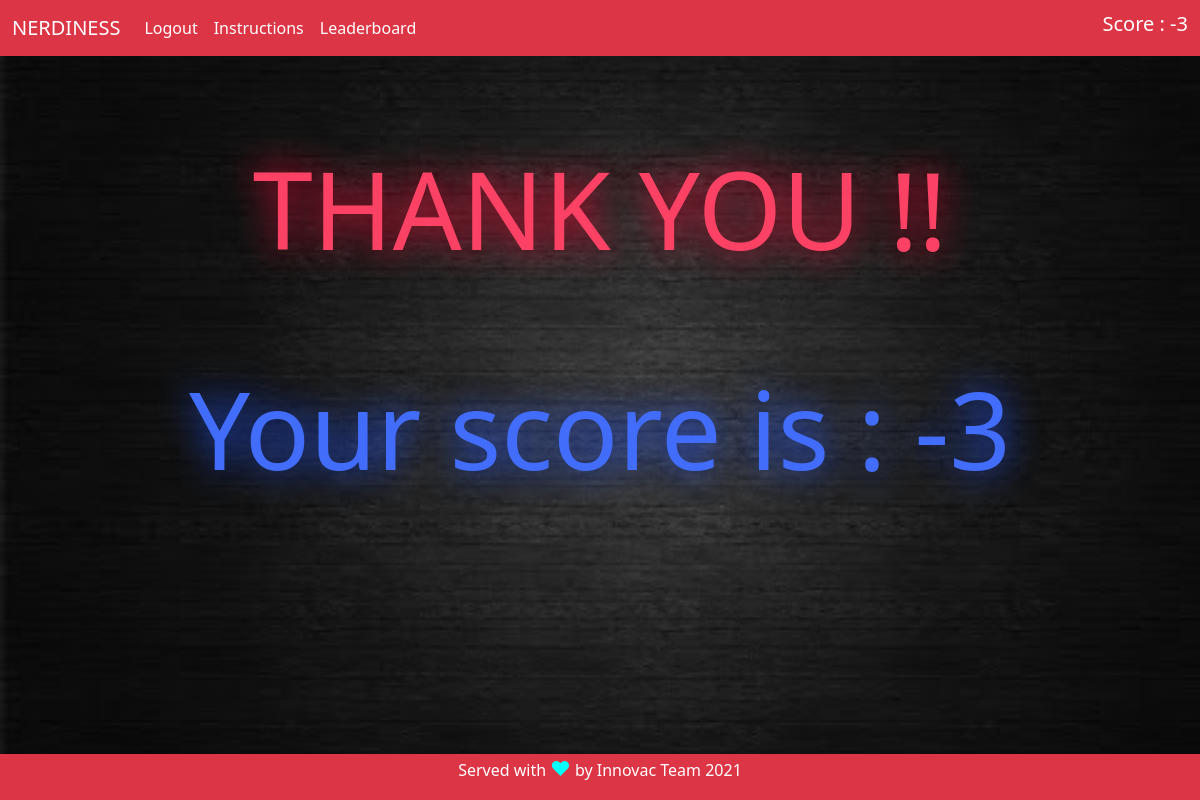
The app's page /results (signed in), older data.
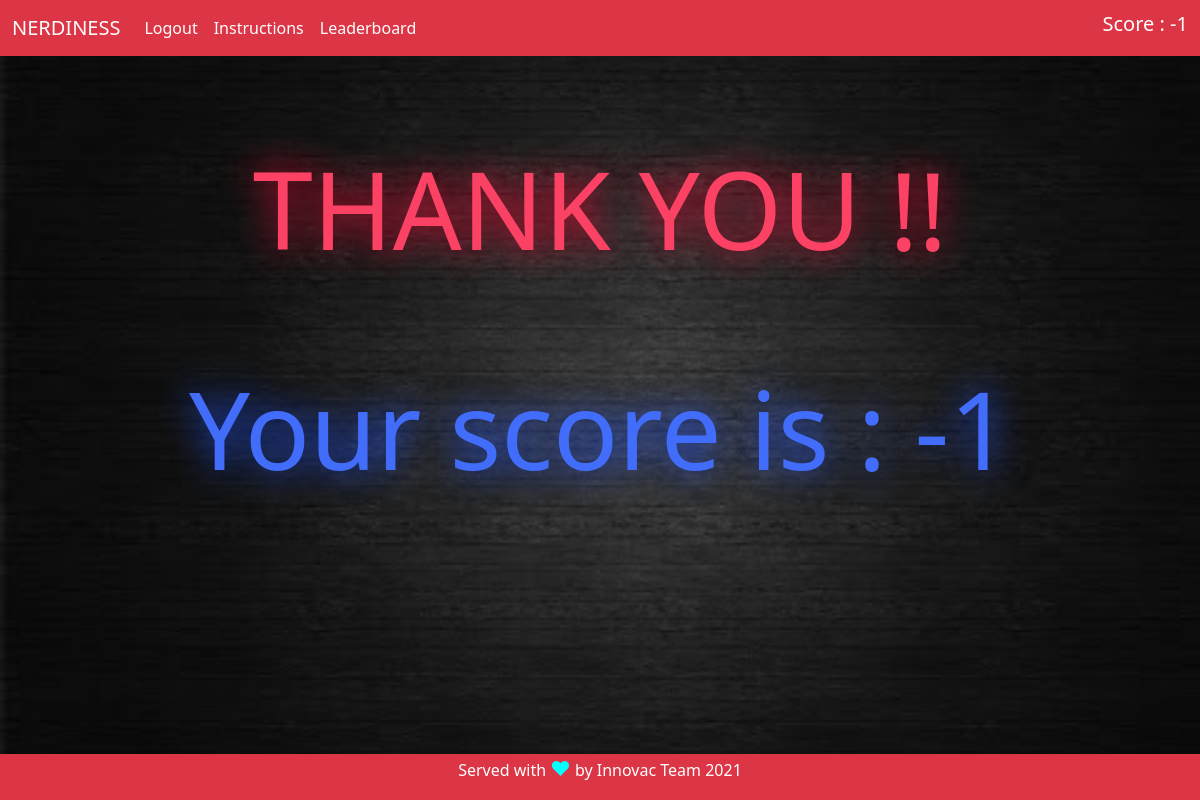
The same page, newer data.
### quiz/models.py (models this page shows, shortened)
class User(db.Model, UserMixin):
    id = db.Column(db.Integer, primary_key = True)
    roll = db.Column(db.String(64), unique=True, index=True)
    username = db.Column(db.String(64), unique=True, index=True)
    password_hash = db.Column(db.String(128))
    q_level = db.Column(db.Integer, default=0)
    points = db.Column(db.Integer, default=20)

### quiz/views.py (the view)
@app.route('/results', methods=['GET','POST'])
@login_required
def results():
    return render_template('results.html')

### quiz/models.py (called while the page is built)
@login_manager.user_loader
def load_user(user_id):
    return User.query.get(user_id)

### quiz/templates/results.html (shortened to what this page needs)
{% extends "base.html" %}
{% block content %}
  <div class="container text-center">
    <h2><div class="neon" style="margin-top:8%">THANK YOU !!</div></h2>
    <h2><div class="flux" style="margin-top:10%">Your score is : {{ current_user.points }}</div></h2>
  </div>
{% endblock %}

### quiz/templates/base.html (shortened to what this page needs)
<!DOCTYPE html>
<html lang="en" dir="ltr">
  <head>
    <link href="https://cdn.jsdelivr.net/npm/bootstrap@5.0.0-beta3/dist/css/bootstrap.min.css" rel="stylesheet">
    <link rel="stylesheet" href="{{ url_for('static', filename='style.css') }}">
  </head>
  <body background="{{ url_for('static', filename='dark-bg.jpg') }}">
    <nav class="navbar navbar-expand-lg navbar-dark bg-danger">
      <div class="container-fluid">
        <a class="navbar-brand" href="{{ url_for('index') }}">NERDINESS</a>
        <div class="collapse navbar-collapse" id="navbarSupportedContent">
          <ul class="navbar-nav me-auto mb-2 mb-lg-0">
            {% if current_user.is_authenticated %}
            <li class="nav-item">
              <a class="nav-link active" aria-current="page" href="{{ url_for('logout') }}">Logout</a>
            </li>
            {% endif %}
            <li class="nav-item">
              <a class="nav-link active" aria-current="page" href="{{ url_for('instructions') }}">Instructions</a>
            </li>
            <li class="nav-item">
              <a class="nav-link active" aria-current="page" href="{{ url_for('leaderboard') }}">Leaderboard</a>
            </li>
          </ul>
          {% if current_user.is_authenticated %}
            <h5 class="text-white">Score : {{current_user.points}}</h5>
          {% endif %}
        </div>
      </div>
    </nav>
    <div class="content text-white">
      {% block content %}
     {% endblock %}
    </div>
    <footer class="footer text-center bg-danger text-white">
        <span>Served with <span style="font-size:125%;color:cyan;">&hearts;</span> by Innovac Team 2021</p></span>
    </footer>
  </body>
</html>

### quiz/static/style.css (style rules this page uses)
html, body { height: 100%; -webkit-background-size: cover; -moz-background-size: cover; -o-background-size: cover; background-size: cover; background-attachment: fixed; }
body { display: flex; flex-direction: column; }
.content { flex: 1 0 auto; padding: 10px; }
.footer { flex-shrink: 0; padding: 0px; }

### quiz/templates/results.html (style rules this page uses)
.neon { color: #FB4264; font-size: 9vw; line-height: 9vw; text-shadow: 0 0 3vw #F40A35; }
.flux { color: #426DFB; font-size: 9vw; line-height: 9vw; text-shadow: 0 0 3vw #2356FF; }
.neon { animation: neon 1s ease infinite; -moz-animation: neon 1s ease infinite; -webkit-animation: neon 1s ease infinite; }
.flux { animation: flux 2s linear infinite; -moz-animation: flux 2s linear infinite; -webkit-animation: flux 2s linear infinite; -o-animation: flux 2s linear infinite; }

Row changes from the older to the newer data that the page shows:
changed User: points "-3" → "-1"
